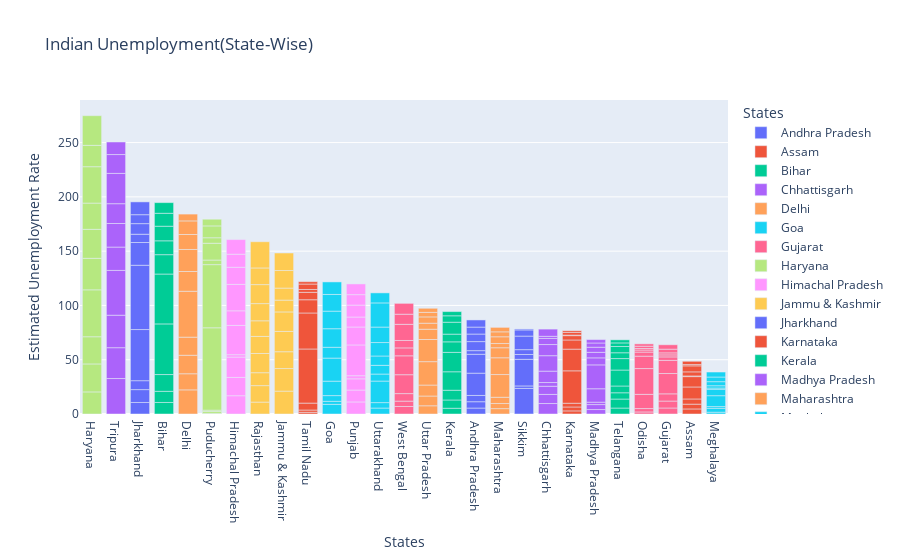

Write notebook code for a chart like this one.
### Code cell
import plotly.express as px
figure = px.bar(df,x= 'States',y= 'Estimated Unemployment Rate',title="Indian Unemployment(State-Wise)",template='plotly',color="States")
figure.update_layout(xaxis={'categoryorder': 'total descending'})
figure.show()

### Figure 1 — Plotly figure (JSON) as saved in the notebook; plotly's stock layout.template omitted (floating-point values rounded to 4 significant figures)
{"data": [{"alignmentgroup": "True", "hovertemplate": "States=%{x}<br>Estimated Unemployment Rate=%{y}<extra></extra>", "legendgroup": "Andhra Pradesh", "marker": {"color": "#636efa", "pattern": {"shape": ""}}, "name": "Andhra Pradesh", "offsetgroup": "Andhra Pradesh", "orientation": "v", "showlegend": true, "textposition": "auto", "type": "bar", "x": ["Andhra Pradesh", "Andhra Pradesh", "Andhra Pradesh", "Andhra Pradesh", "Andhra Pradesh", "Andhra Pradesh", "Andhra Pradesh", "Andhra Pradesh", "Andhra Pradesh", "Andhra Pradesh"], "xaxis": "x", "y": [5.48, 5.83, 5.79, 20.51, 17.43, 3.31, 8.34, 6.96, 6.4, 6.59], "yaxis": "y"}, {"alignmentgroup": "True", "hovertemplate": "States=%{x}<br>Estimated Unemployment Rate=%{y}<extra></extra>", "legendgroup": "Assam", "marker": {"color": "#EF553B", "pattern": {"shape": ""}}, "name": "Assam", "offsetgroup": "Assam", "orientation": "v", "showlegend": true, "textposition": "auto", "type": "bar", "x": ["Assam", "Assam", "Assam", "Assam", "Assam", "Assam", "Assam", "Assam", "Assam", "Assam"], "xaxis": "x", "y": [4.66, 4.41, 4.77, 11.06, 9.55, 0.6, 3.77, 5.53, 1.19, 3.02], "yaxis": "y"}, {"alignmentgroup": "True", "hovertemplate": "States=%{x}<br>Estimated Unemployment Rate=%{y}<extra></extra>", "legendgroup": "Bihar", "marker": {"color": "#00cc96", "pattern": {"shape": ""}}, "name": "Bihar", "offsetgroup": "Bihar", "orientation": "v", "showlegend": true, "textposition": "auto", "type": "bar", "x": ["Bihar", "Bihar", "Bihar", "Bihar", "Bihar", "Bihar", "Bihar", "Bihar", "Bihar", "Bihar"], "xaxis": "x", "y": [10.61, 10.29, 15.43, 46.64, 45.96, 17.82, 12.79, 13.44, 11.91, 9.82], "yaxis": "y"}, {"alignmentgroup": "True", "hovertemplate": "States=%{x}<br>Estimated Unemployment Rate=%{y}<extra></extra>", "legendgroup": "Chhattisgarh", "marker": {"color": "#ab63fa", "pattern": {"shape": ""}}, "name": "Chhattisgarh", "offsetgroup": "Chhattisgarh", "orientation": "v", "showlegend": true, "textposition": "auto", "type": "bar", "x": ["Chhattisgarh", "Chhattisgarh", "Chhattisgarh", "Chhattisgarh", "Chhattisgarh", "Chhattisgarh", "Chhattisgarh", "Chhattisgarh", "Chhattisgarh", "Chhattisgarh"], "xaxis": "x", "y": [9.65, 8.38, 7.54, 3.41, 10.5, 14.23, 10.27, 5.63, 1.96, 6.62], "yaxis": "y"}, {"alignmentgroup": "True", "hovertemplate": "States=%{x}<br>Estimated Unemployment Rate=%{y}<extra></extra>", "legendgroup": "Delhi", "marker": {"color": "#FFA15A", "pattern": {"shape": ""}}, "name": "Delhi", "offsetgroup": "Delhi", "orientation": "v", "showlegend": true, "textposition": "auto", "type": "bar", "x": ["Delhi", "Delhi", "Delhi", "Delhi", "Delhi", "Delhi", "Delhi", "Delhi", "Delhi", "Delhi"], "xaxis": "x", "y": [22.23, 14.84, 17.04, 16.68, 42.27, 18.19, 20.3, 13.79, 12.53, 6.27], "yaxis": "y"}, {"alignmentgroup": "True", "hovertemplate": "States=%{x}<br>Estimated Unemployment Rate=%{y}<extra></extra>", "legendgroup": "Goa", "marker": {"color": "#19d3f3", "pattern": {"shape": ""}}, "name": "Goa", "offsetgroup": "Goa", "orientation": "v", "showlegend": true, "textposition": "auto", "type": "bar", "x": ["Goa", "Goa", "Goa", "Goa", "Goa", "Goa", "Goa", "Goa", "Goa", "Goa"], "xaxis": "x", "y": [8.89, 2.81, 5.25, 13.31, 21.25, 9.96, 17.07, 16.21, 15.38, 11.54], "yaxis": "y"}, {"alignmentgroup": "True", "hovertemplate": "States=%{x}<br>Estimated Unemployment Rate=%{y}<extra></extra>", "legendgroup": "Gujarat", "marker": {"color": "#FF6692", "pattern": {"shape": ""}}, "name": "Gujarat", "offsetgroup": "Gujarat", "orientation": "v", "showlegend": true, "textposition": "auto", "type": "bar", "x": ["Gujarat", "Gujarat", "Gujarat", "Gujarat", "Gujarat", "Gujarat", "Gujarat", "Gujarat", "Gujarat", "Gujarat"], "xaxis": "x", "y": [5.54, 6.38, 6.66, 18.71, 12.11, 3.2, 1.84, 1.87, 3.42, 4.03], "yaxis": "y"}, {"alignmentgroup": "True", "hovertemplate": "States=%{x}<br>Estimated Unemployment Rate=%{y}<extra></extra>", "legendgroup": "Haryana", "marker": {"color": "#B6E880", "pattern": {"shape": ""}}, "name": "Haryana", "offsetgroup": "Haryana", "orientation": "v", "showlegend": true, "textposition": "auto", "type": "bar", "x": ["Haryana", "Haryana", "Haryana", "Haryana", "Haryana", "Haryana", "Haryana", "Haryana", "Haryana", "Haryana"], "xaxis": "x", "y": [20.34, 25.77, 25.05, 43.22, 29.02, 26.7, 24.18, 33.5, 19.68, 27.31], "yaxis": "y"}, {"alignmentgroup": "True", "hovertemplate": "States=%{x}<br>Estimated Unemployment Rate=%{y}<extra></extra>", "legendgroup": "Himachal Pradesh", "marker": {"color": "#FF97FF", "pattern": {"shape": ""}}, "name": "Himachal Pradesh", "offsetgroup": "Himachal Pradesh", "orientation": "v", "showlegend": true, "textposition": "auto", "type": "bar", "x": ["Himachal Pradesh", "Himachal Pradesh", "Himachal Pradesh", "Himachal Pradesh", "Himachal Pradesh", "Himachal Pradesh", "Himachal Pradesh", "Himachal Pradesh", "Himachal Pradesh", "Himachal Pradesh"], "xaxis": "x", "y": [16.83, 16.84, 18.76, 2.2, 26.95, 13.47, 24.31, 15.79, 12.04, 13.46], "yaxis": "y"}, {"alignmentgroup": "True", "hovertemplate": "States=%{x}<br>Estimated Unemployment Rate=%{y}<extra></extra>", "legendgroup": "Jammu & Kashmir", "marker": {"color": "#FECB52", "pattern": {"shape": ""}}, "name": "Jammu & Kashmir", "offsetgroup": "Jammu & Kashmir", "orientation": "v", "showlegend": true, "textposition": "auto", "type": "bar", "x": ["Jammu & Kashmir", "Jammu & Kashmir", "Jammu & Kashmir", "Jammu & Kashmir", "Jammu & Kashmir", "Jammu & Kashmir", "Jammu & Kashmir", "Jammu & Kashmir", "Jammu & Kashmir"], "xaxis": "x", "y": [21.08, 20.78, 15.5, 18.74, 17.92, 10.88, 11.09, 16.17, 16.14], "yaxis": "y"}, {"alignmentgroup": "True", "hovertemplate": "States=%{x}<br>Estimated Unemployment Rate=%{y}<extra></extra>", "legendgroup": "Jharkhand", "marker": {"color": "#636efa", "pattern": {"shape": ""}}, "name": "Jharkhand", "offsetgroup": "Jharkhand", "orientation": "v", "showlegend": true, "textposition": "auto", "type": "bar", "x": ["Jharkhand", "Jharkhand", "Jharkhand", "Jharkhand", "Jharkhand", "Jharkhand", "Jharkhand", "Jharkhand", "Jharkhand", "Jharkhand"], "xaxis": "x", "y": [10.61, 11.85, 8.23, 47.09, 59.23, 20.95, 7.63, 9.76, 8.24, 11.8], "yaxis": "y"}, {"alignmentgroup": "True", "hovertemplate": "States=%{x}<br>Estimated Unemployment Rate=%{y}<extra></extra>", "legendgroup": "Karnataka", "marker": {"color": "#EF553B", "pattern": {"shape": ""}}, "name": "Karnataka", "offsetgroup": "Karnataka", "orientation": "v", "showlegend": true, "textposition": "auto", "type": "bar", "x": ["Karnataka", "Karnataka", "Karnataka", "Karnataka", "Karnataka", "Karnataka", "Karnataka", "Karnataka", "Karnataka", "Karnataka"], "xaxis": "x", "y": [2.86, 3.61, 3.46, 29.84, 19.97, 8.44, 4.01, 0.5, 2.41, 1.58], "yaxis": "y"}, {"alignmentgroup": "True", "hovertemplate": "States=%{x}<br>Estimated Unemployment Rate=%{y}<extra></extra>", "legendgroup": "Kerala", "marker": {"color": "#00cc96", "pattern": {"shape": ""}}, "name": "Kerala", "offsetgroup": "Kerala", "orientation": "v", "showlegend": true, "textposition": "auto", "type": "bar", "x": ["Kerala", "Kerala", "Kerala", "Kerala", "Kerala", "Kerala", "Kerala", "Kerala", "Kerala", "Kerala"], "xaxis": "x", "y": [5.31, 7.6, 8.99, 16.99, 17.88, 9.71, 7.09, 10.98, 5.91, 3.88], "yaxis": "y"}, {"alignmentgroup": "True", "hovertemplate": "States=%{x}<br>Estimated Unemployment Rate=%{y}<extra></extra>", "legendgroup": "Madhya Pradesh", "marker": {"color": "#ab63fa", "pattern": {"shape": ""}}, "name": "Madhya Pradesh", "offsetgroup": "Madhya Pradesh", "orientation": "v", "showlegend": true, "textposition": "auto", "type": "bar", "x": ["Madhya Pradesh", "Madhya Pradesh", "Madhya Pradesh", "Madhya Pradesh", "Madhya Pradesh", "Madhya Pradesh", "Madhya Pradesh", "Madhya Pradesh", "Madhya Pradesh", "Madhya Pradesh"], "xaxis": "x", "y": [4.11, 4.57, 2.22, 12.36, 21.98, 6.48, 5.08, 4.7, 3.91, 3.13], "yaxis": "y"}, {"alignmentgroup": "True", "hovertemplate": "States=%{x}<br>Estimated Unemployment Rate=%{y}<extra></extra>", "legendgroup": "Maharashtra", "marker": {"color": "#FFA15A", "pattern": {"shape": ""}}, "name": "Maharashtra", "offsetgroup": "Maharashtra", "orientation": "v", "showlegend": true, "textposition": "auto", "type": "bar", "x": ["Maharashtra", "Maharashtra", "Maharashtra", "Maharashtra", "Maharashtra", "Maharashtra", "Maharashtra", "Maharashtra", "Maharashtra", "Maharashtra"], "xaxis": "x", "y": [4.95, 4.69, 5.79, 20.9, 15.46, 9.23, 3.89, 6.23, 4.55, 4.1], "yaxis": "y"}, {"alignmentgroup": "True", "hovertemplate": "States=%{x}<br>Estimated Unemployment Rate=%{y}<extra></extra>", "legendgroup": "Meghalaya", "marker": {"color": "#19d3f3", "pattern": {"shape": ""}}, "name": "Meghalaya", "offsetgroup": "Meghalaya", "orientation": "v", "showlegend": true, "textposition": "auto", "type": "bar", "x": ["Meghalaya", "Meghalaya", "Meghalaya", "Meghalaya", "Meghalaya", "Meghalaya", "Meghalaya", "Meghalaya", "Meghalaya", "Meghalaya"], "xaxis": "x", "y": [1.66, 3.59, 1.58, 10.03, 5.92, 1.15, 2.1, 3.74, 4.29, 4.6], "yaxis": "y"}, {"alignmentgroup": "True", "hovertemplate": "States=%{x}<br>Estimated Unemployment Rate=%{y}<extra></extra>", "legendgroup": "Odisha", "marker": {"color": "#FF6692", "pattern": {"shape": ""}}, "name": "Odisha", "offsetgroup": "Odisha", "orientation": "v", "showlegend": true, "textposition": "auto", "type": "bar", "x": ["Odisha", "Odisha", "Odisha", "Odisha", "Odisha", "Odisha", "Odisha", "Odisha", "Odisha", "Odisha"], "xaxis": "x", "y": [1.9, 3.12, 13.08, 23.76, 11.41, 3.77, 1.88, 1.42, 2.1, 2.18], "yaxis": "y"}, {"alignmentgroup": "True", "hovertemplate": "States=%{x}<br>Estimated Unemployment Rate=%{y}<extra></extra>", "legendgroup": "Puducherry", "marker": {"color": "#B6E880", "pattern": {"shape": ""}}, "name": "Puducherry", "offsetgroup": "Puducherry", "orientation": "v", "showlegend": true, "textposition": "auto", "type": "bar", "x": ["Puducherry", "Puducherry", "Puducherry", "Puducherry", "Puducherry", "Puducherry", "Puducherry", "Puducherry", "Puducherry", "Puducherry"], "xaxis": "x", "y": [0.58, 1.76, 1.2, 75.85, 58.19, 4.24, 15.47, 5.05, 10.9, 6.18], "yaxis": "y"}, {"alignmentgroup": "True", "hovertemplate": "States=%{x}<br>Estimated Unemployment Rate=%{y}<extra></extra>", "legendgroup": "Punjab", "marker": {"color": "#FF97FF", "pattern": {"shape": ""}}, "name": "Punjab", "offsetgroup": "Punjab", "orientation": "v", "showlegend": true, "textposition": "auto", "type": "bar", "x": ["Punjab", "Punjab", "Punjab", "Punjab", "Punjab", "Punjab", "Punjab", "Punjab", "Punjab", "Punjab"], "xaxis": "x", "y": [11.11, 10.97, 10.32, 2.86, 28.33, 16.55, 9.19, 10.99, 9.61, 9.88], "yaxis": "y"}, {"alignmentgroup": "True", "hovertemplate": "States=%{x}<br>Estimated Unemployment Rate=%{y}<extra></extra>", "legendgroup": "Rajasthan", "marker": {"color": "#FECB52", "pattern": {"shape": ""}}, "name": "Rajasthan", "offsetgroup": "Rajasthan", "orientation": "v", "showlegend": true, "textposition": "auto", "type": "bar", "x": ["Rajasthan", "Rajasthan", "Rajasthan", "Rajasthan", "Rajasthan", "Rajasthan", "Rajasthan", "Rajasthan", "Rajasthan", "Rajasthan"], "xaxis": "x", "y": [10.97, 15.16, 11.9, 17.7, 15.74, 14.39, 15.81, 17.51, 15.35, 24.15], "yaxis": "y"}, {"alignmentgroup": "True", "hovertemplate": "States=%{x}<br>Estimated Unemployment Rate=%{y}<extra></extra>", "legendgroup": "Sikkim", "marker": {"color": "#636efa", "pattern": {"shape": ""}}, "name": "Sikkim", "offsetgroup": "Sikkim", "orientation": "v", "showlegend": true, "textposition": "auto", "type": "bar", "x": ["Sikkim", "Sikkim", "Sikkim", "Sikkim", "Sikkim", "Sikkim", "Sikkim", "Sikkim"], "xaxis": "x", "y": [23.57, 2.28, 24.51, 4.46, 4.45, 12.49, 5.7, 0.88], "yaxis": "y"}, {"alignmentgroup": "True", "hovertemplate": "States=%{x}<br>Estimated Unemployment Rate=%{y}<extra></extra>", "legendgroup": "Tamil Nadu", "marker": {"color": "#EF553B", "pattern": {"shape": ""}}, "name": "Tamil Nadu", "offsetgroup": "Tamil Nadu", "orientation": "v", "showlegend": true, "textposition": "auto", "type": "bar", "x": ["Tamil Nadu", "Tamil Nadu", "Tamil Nadu", "Tamil Nadu", "Tamil Nadu", "Tamil Nadu", "Tamil Nadu", "Tamil Nadu", "Tamil Nadu", "Tamil Nadu"], "xaxis": "x", "y": [1.57, 2.09, 6.4, 49.83, 33.16, 12.2, 6.81, 2.65, 5, 2.16], "yaxis": "y"}, {"alignmentgroup": "True", "hovertemplate": "States=%{x}<br>Estimated Unemployment Rate=%{y}<extra></extra>", "legendgroup": "Telangana", "marker": {"color": "#00cc96", "pattern": {"shape": ""}}, "name": "Telangana", "offsetgroup": "Telangana", "orientation": "v", "showlegend": true, "textposition": "auto", "type": "bar", "x": ["Telangana", "Telangana", "Telangana", "Telangana", "Telangana", "Telangana", "Telangana", "Telangana", "Telangana", "Telangana"], "xaxis": "x", "y": [5.49, 8.29, 5.77, 6.25, 14.7, 10.55, 5.36, 5.79, 3.27, 2.86], "yaxis": "y"}, {"alignmentgroup": "True", "hovertemplate": "States=%{x}<br>Estimated Unemployment Rate=%{y}<extra></extra>", "legendgroup": "Tripura", "marker": {"color": "#ab63fa", "pattern": {"shape": ""}}, "name": "Tripura", "offsetgroup": "Tripura", "orientation": "v", "showlegend": true, "textposition": "auto", "type": "bar", "x": ["Tripura", "Tripura", "Tripura", "Tripura", "Tripura", "Tripura", "Tripura", "Tripura", "Tripura", "Tripura"], "xaxis": "x", "y": [32.67, 28.4, 29.95, 41.23, 21.51, 21.71, 18.24, 27.92, 17.35, 11.57], "yaxis": "y"}, {"alignmentgroup": "True", "hovertemplate": "States=%{x}<br>Estimated Unemployment Rate=%{y}<extra></extra>", "legendgroup": "Uttar Pradesh", "marker": {"color": "#FFA15A", "pattern": {"shape": ""}}, "name": "Uttar Pradesh", "offsetgroup": "Uttar Pradesh", "orientation": "v", "showlegend": true, "textposition": "auto", "type": "bar", "x": ["Uttar Pradesh", "Uttar Pradesh", "Uttar Pradesh", "Uttar Pradesh", "Uttar Pradesh", "Uttar Pradesh", "Uttar Pradesh", "Uttar Pradesh", "Uttar Pradesh", "Uttar Pradesh"], "xaxis": "x", "y": [7.58, 8.98, 10.11, 21.54, 20.41, 9.47, 5.56, 5.79, 4.18, 3.75], "yaxis": "y"}, {"alignmentgroup": "True", "hovertemplate": "States=%{x}<br>Estimated Unemployment Rate=%{y}<extra></extra>", "legendgroup": "Uttarakhand", "marker": {"color": "#19d3f3", "pattern": {"shape": ""}}, "name": "Uttarakhand", "offsetgroup": "Uttarakhand", "orientation": "v", "showlegend": true, "textposition": "auto", "type": "bar", "x": ["Uttarakhand", "Uttarakhand", "Uttarakhand", "Uttarakhand", "Uttarakhand", "Uttarakhand", "Uttarakhand", "Uttarakhand", "Uttarakhand", "Uttarakhand"], "xaxis": "x", "y": [5.49, 4.99, 19.85, 6.48, 8.01, 8.61, 12.38, 14.26, 22.26, 9.23], "yaxis": "y"}, {"alignmentgroup": "True", "hovertemplate": "States=%{x}<br>Estimated Unemployment Rate=%{y}<extra></extra>", "legendgroup": "West Bengal", "marker": {"color": "#FF6692", "pattern": {"shape": ""}}, "name": "West Bengal", "offsetgroup": "West Bengal", "orientation": "v", "showlegend": true, "textposition": "auto", "type": "bar", "x": ["West Bengal", "West Bengal", "West Bengal", "West Bengal", "West Bengal", "West Bengal", "West Bengal", "West Bengal", "West Bengal", "West Bengal"], "xaxis": "x", "y": [6.94, 4.92, 6.92, 17.41, 17.41, 7.29, 6.83, 14.87, 9.35, 9.98], "yaxis": "y"}], "layout": {"barmode": "relative", "legend": {"title": {"text": "States"}, "tracegroupgap": 0}, "title": {"text": "Indian Unemployment(State-Wise)"}, "xaxis": {"anchor": "y", "categoryarray": ["Andhra Pradesh", "Assam", "Bihar", "Chhattisgarh", "Delhi", "Goa", "Gujarat", "Haryana", "Himachal Pradesh", "Jammu & Kashmir", "Jharkhand", "Karnataka", "Kerala", "Madhya Pradesh", "Maharashtra", "Meghalaya", "Odisha", "Puducherry", "Punjab", "Rajasthan", "Sikkim", "Tamil Nadu", "Telangana", "Tripura", "Uttar Pradesh", "Uttarakhand", "West Bengal"], "categoryorder": "total descending", "domain": [0, 1], "title": {"text": "States"}}, "yaxis": {"anchor": "x", "domain": [0, 1], "title": {"text": "Estimated Unemployment Rate"}}}}
